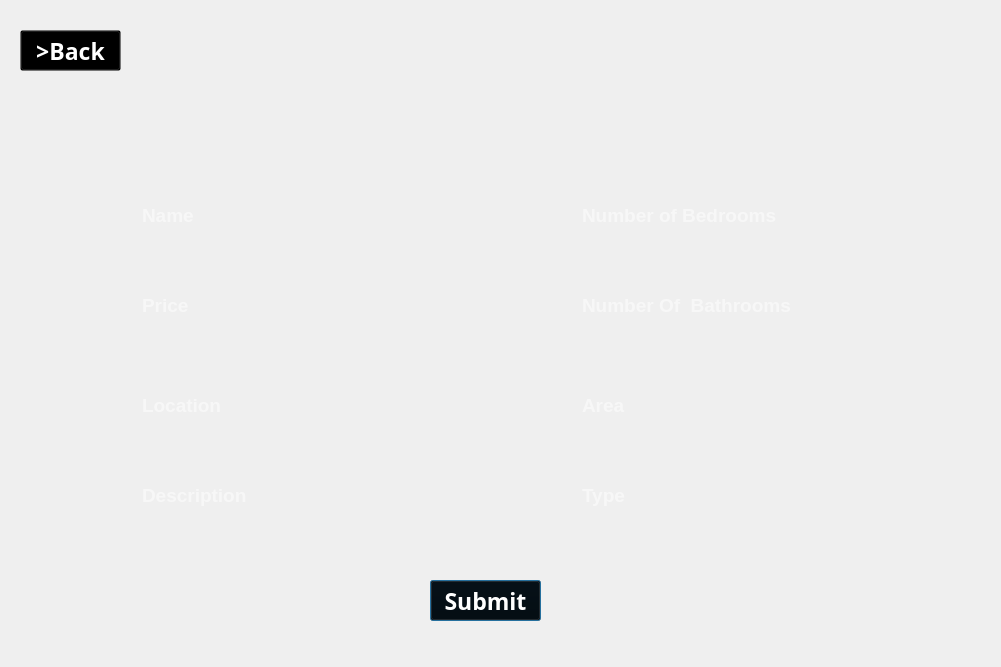
<?xml version="1.0" encoding="UTF-8"?>
<ui version="4.0">
 <class>editApartment</class>
 <widget class="QDialog" name="editApartment">
  <property name="geometry">
   <rect>
    <x>0</x>
    <y>0</y>
    <width>1001</width>
    <height>667</height>
   </rect>
  </property>
  <property name="windowTitle">
   <string>Dialog</string>
  </property>
  <widget class="QLabel" name="label">
   <property name="geometry">
    <rect>
     <x>0</x>
     <y>0</y>
     <width>1001</width>
     <height>667</height>
    </rect>
   </property>
   <property name="text">
    <string/>
   </property>
   <property name="pixmap">
    <pixmap resource="image.qrc">:/new/editApartment.jpg</pixmap>
   </property>
  </widget>
  <widget class="QLineEdit" name="name">
   <property name="geometry">
    <rect>
     <x>140</x>
     <y>200</y>
     <width>271</width>
     <height>31</height>
    </rect>
   </property>
   <property name="font">
    <font>
     <pointsize>14</pointsize>
     <bold>true</bold>
    </font>
   </property>
   <property name="styleSheet">
    <string notr="true"> QLineEdit{
background-color:transparent;
border:none;
	color: rgb(255, 255, 255);


}</string>
   </property>
   <property name="text">
    <string/>
   </property>
   <property name="placeholderText">
    <string>Name</string>
   </property>
  </widget>
  <widget class="QLineEdit" name="price">
   <property name="geometry">
    <rect>
     <x>140</x>
     <y>290</y>
     <width>271</width>
     <height>31</height>
    </rect>
   </property>
   <property name="font">
    <font>
     <pointsize>14</pointsize>
     <bold>true</bold>
    </font>
   </property>
   <property name="styleSheet">
    <string notr="true"> QLineEdit{
background-color:transparent;
border:none;
	color: rgb(255, 255, 255);


}</string>
   </property>
   <property name="text">
    <string/>
   </property>
   <property name="placeholderText">
    <string>Price</string>
   </property>
  </widget>
  <widget class="QLineEdit" name="location">
   <property name="geometry">
    <rect>
     <x>140</x>
     <y>390</y>
     <width>271</width>
     <height>31</height>
    </rect>
   </property>
   <property name="font">
    <font>
     <pointsize>14</pointsize>
     <bold>true</bold>
    </font>
   </property>
   <property name="styleSheet">
    <string notr="true"> QLineEdit{
background-color:transparent;
border:none;
	color: rgb(255, 255, 255);


}</string>
   </property>
   <property name="text">
    <string/>
   </property>
   <property name="placeholderText">
    <string>Location</string>
   </property>
  </widget>
  <widget class="QLineEdit" name="numofbed">
   <property name="geometry">
    <rect>
     <x>580</x>
     <y>200</y>
     <width>271</width>
     <height>31</height>
    </rect>
   </property>
   <property name="font">
    <font>
     <pointsize>14</pointsize>
     <bold>true</bold>
    </font>
   </property>
   <property name="styleSheet">
    <string notr="true"> QLineEdit{
background-color:transparent;
border:none;
	color: rgb(255, 255, 255);


}</string>
   </property>
   <property name="text">
    <string/>
   </property>
   <property name="placeholderText">
    <string>Number of Bedrooms</string>
   </property>
  </widget>
  <widget class="QLineEdit" name="numofbath">
   <property name="geometry">
    <rect>
     <x>580</x>
     <y>290</y>
     <width>271</width>
     <height>31</height>
    </rect>
   </property>
   <property name="font">
    <font>
     <pointsize>14</pointsize>
     <bold>true</bold>
    </font>
   </property>
   <property name="styleSheet">
    <string notr="true"> QLineEdit{
background-color:transparent;
border:none;
	color: rgb(255, 255, 255);


}</string>
   </property>
   <property name="text">
    <string/>
   </property>
   <property name="placeholderText">
    <string>Number Of  Bathrooms</string>
   </property>
  </widget>
  <widget class="QLineEdit" name="area">
   <property name="geometry">
    <rect>
     <x>580</x>
     <y>390</y>
     <width>271</width>
     <height>31</height>
    </rect>
   </property>
   <property name="font">
    <font>
     <pointsize>14</pointsize>
     <bold>true</bold>
    </font>
   </property>
   <property name="styleSheet">
    <string notr="true"> QLineEdit{
background-color:transparent;
border:none;
	color: rgb(255, 255, 255);


}</string>
   </property>
   <property name="text">
    <string/>
   </property>
   <property name="placeholderText">
    <string>Area</string>
   </property>
  </widget>
  <widget class="QLineEdit" name="desc">
   <property name="geometry">
    <rect>
     <x>140</x>
     <y>480</y>
     <width>271</width>
     <height>31</height>
    </rect>
   </property>
   <property name="font">
    <font>
     <pointsize>14</pointsize>
     <bold>true</bold>
    </font>
   </property>
   <property name="styleSheet">
    <string notr="true"> QLineEdit{
background-color:transparent;
border:none;
	color: rgb(255, 255, 255);


}</string>
   </property>
   <property name="text">
    <string/>
   </property>
   <property name="placeholderText">
    <string>Description</string>
   </property>
  </widget>
  <widget class="QPushButton" name="submit">
   <property name="geometry">
    <rect>
     <x>430</x>
     <y>580</y>
     <width>111</width>
     <height>41</height>
    </rect>
   </property>
   <property name="font">
    <font>
     <family>Arial Black</family>
     <pointsize>17</pointsize>
     <bold>true</bold>
    </font>
   </property>
   <property name="styleSheet">
    <string notr="true">QPushButton {
                       color:white;
     background-color: transparent;
                       }
                         QPushButton:hover {
                             background-color: gray;
                     		 border-radius: 20px;


                         }

QPushButton:pressed
 {

      background-color : rgb(51, 149, 255);
      

 }</string>
   </property>
   <property name="text">
    <string>Submit</string>
   </property>
  </widget>
  <widget class="QPushButton" name="back">
   <property name="geometry">
    <rect>
     <x>20</x>
     <y>30</y>
     <width>101</width>
     <height>41</height>
    </rect>
   </property>
   <property name="font">
    <font>
     <family>Arial Black</family>
     <pointsize>17</pointsize>
     <bold>true</bold>
    </font>
   </property>
   <property name="styleSheet">
    <string notr="true">QPushButton {
                       color:white;
     background-color: transparent;
                       }
                         QPushButton:hover {
                             background-color: gray;
                     		 border-radius: 20px;


                         }

QPushButton:pressed
 {

      background-color : rgb(51, 149, 255);
      

 }</string>
   </property>
   <property name="text">
    <string>&gt;Back</string>
   </property>
  </widget>
  <widget class="QLineEdit" name="type">
   <property name="geometry">
    <rect>
     <x>580</x>
     <y>480</y>
     <width>271</width>
     <height>31</height>
    </rect>
   </property>
   <property name="font">
    <font>
     <pointsize>14</pointsize>
     <bold>true</bold>
    </font>
   </property>
   <property name="styleSheet">
    <string notr="true"> QLineEdit{
background-color:transparent;
border:none;
	color: rgb(255, 255, 255);


}</string>
   </property>
   <property name="text">
    <string/>
   </property>
   <property name="placeholderText">
    <string>Type</string>
   </property>
  </widget>
 </widget>
 <resources>
  <include location="image.qrc"/>
 </resources>
 <connections/>
</ui>
